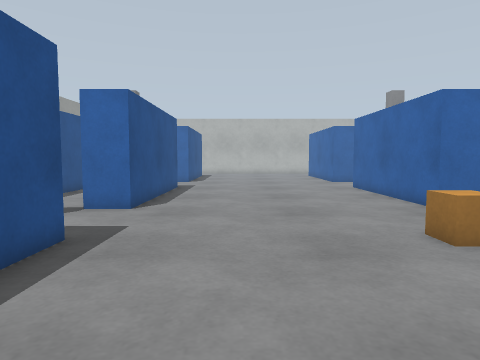
View 1 (above)

23 first-person views from a walk through a world built for the Gazebo simulator. The camera is 0.86 m above the floor, tilts 4° down and sees 75° across. The floor is counted in squares, 0.5 m on a side. Each view is taken from the middle of a square. On the plan, view 1 faces up. The plan holds only what a view shows up to about 16 squares ahead; the rest is blank. The place goes on beyond the plan. Some stock models are drawn as simple stand-ins.

View 2
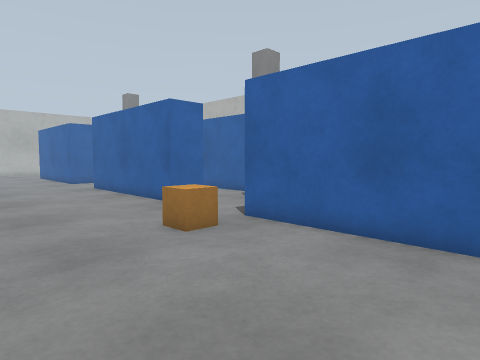

View 3
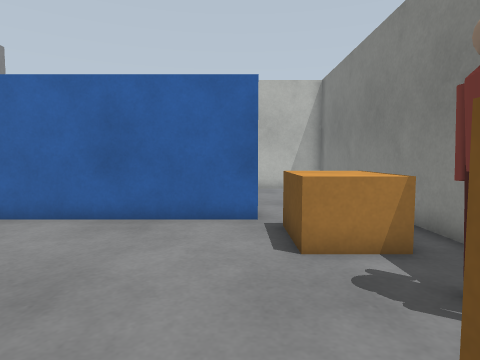

View 4
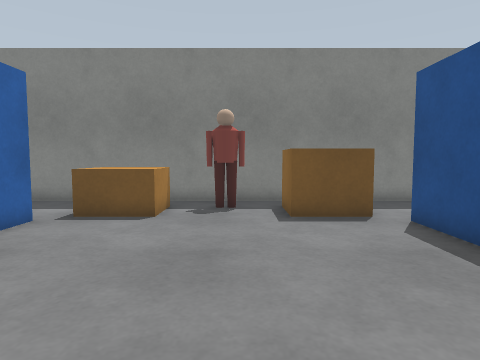

View 5
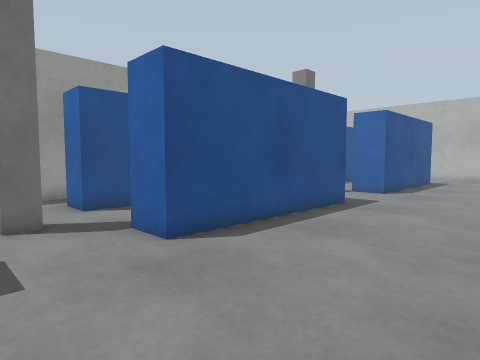

View 6
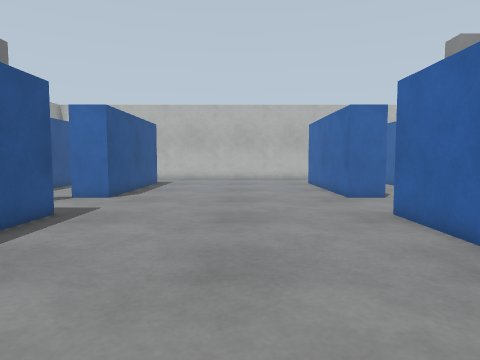

View 7
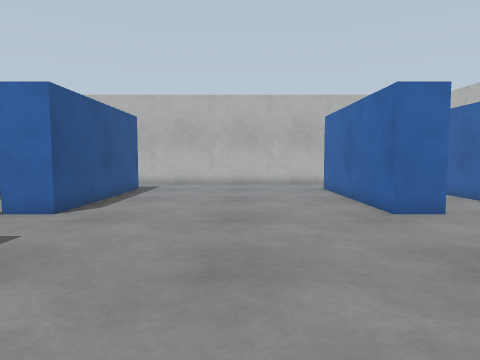

View 8
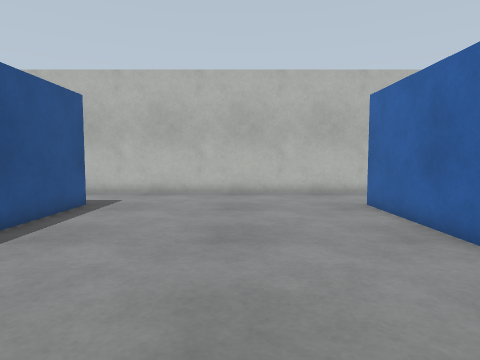

View 9
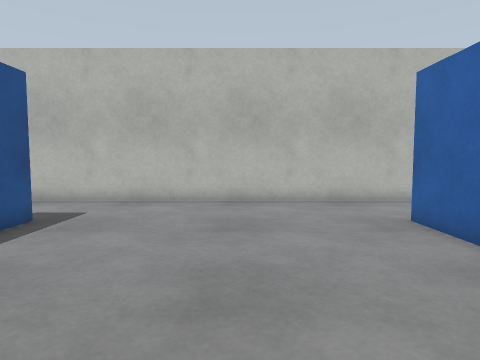

View 10
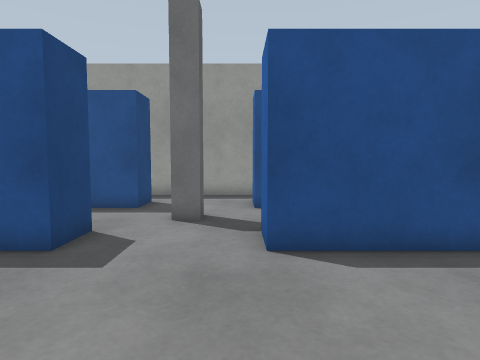

View 11
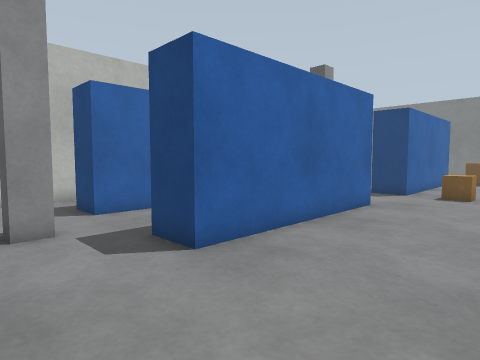

View 12
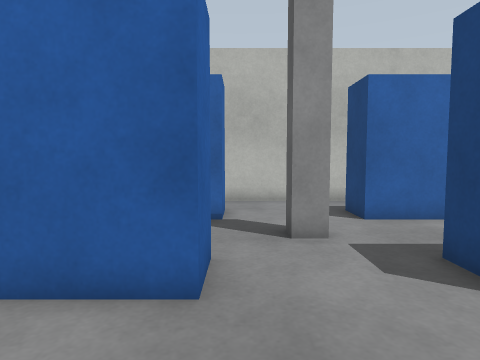

View 13
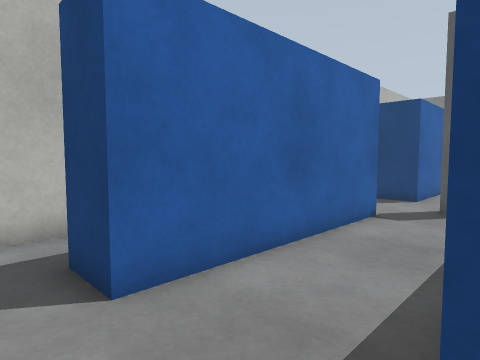

View 14
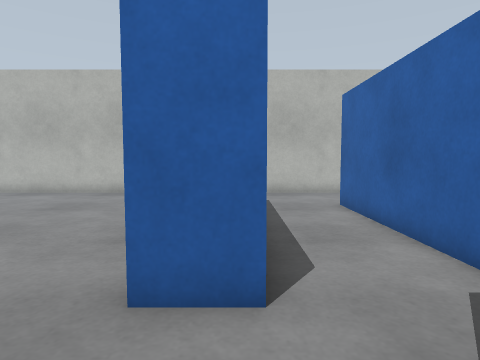

View 15
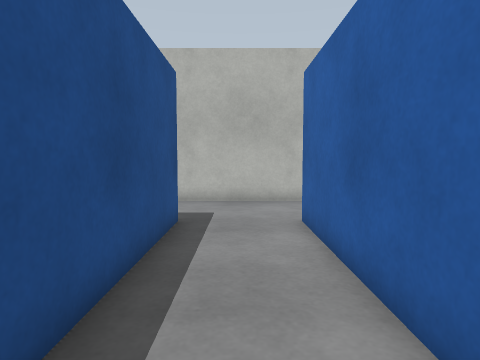

View 16
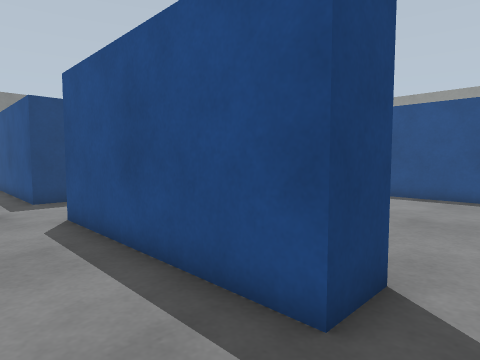

View 17
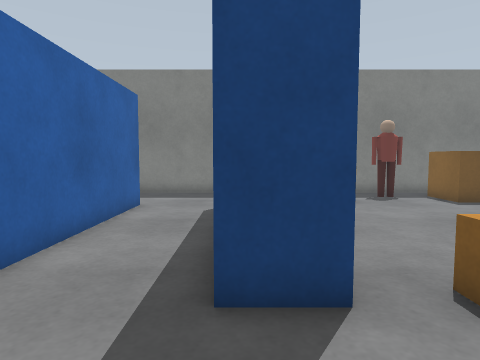

View 18
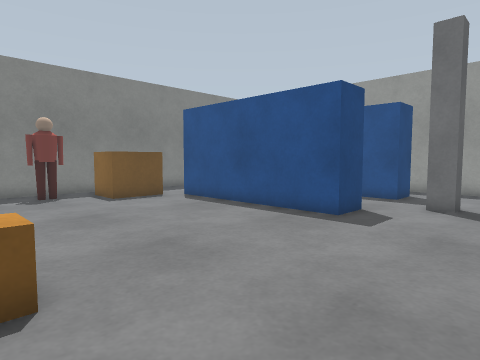

View 19
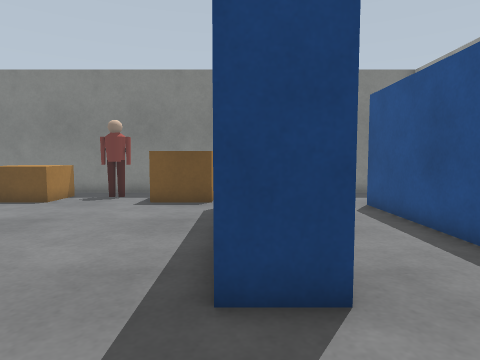

View 20
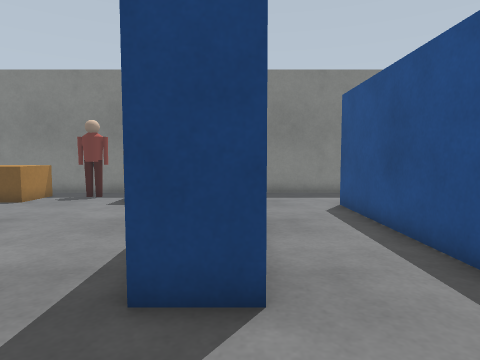

View 21
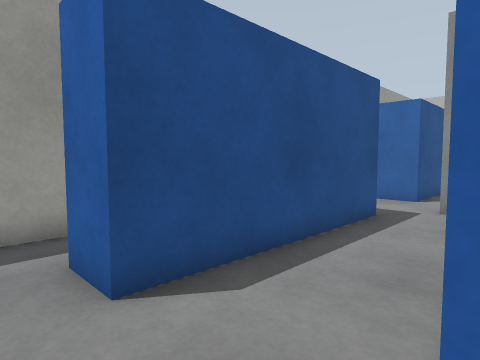

View 22
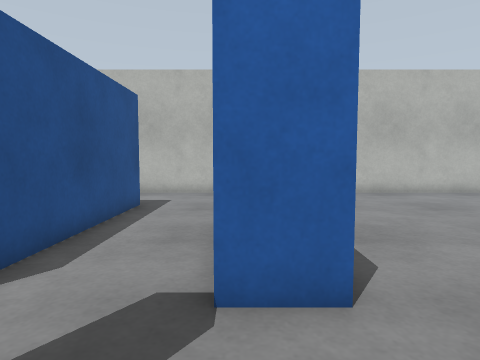

View 23
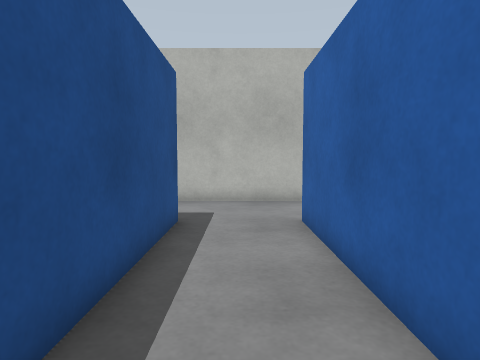

### Floor plan
Ten units are one square. View 1 is at (0, 0); x grows to the right and y downward. Boxes are objects, and circles mark ways between rooms. Rooms are numbered by the first view taken in them; rooms with no view inside come last. Other rooms are left out.
<svg viewBox="-109 -350 239 410">
<path fill="none" stroke="#000" d="M67 -105 67 -185M-54 -185 -37 -185 -37 -105 -54 -105M67 -225 67 -305M-54 -65 -37 -65 -37 15M-37 -305 -37 -225 -54 -225M67 16 67 -65M64 -345 -55 -345M-54 55 66 55M67 -185 83 -185 83 -105 67 -105M117 -104 117 -185M84 -225 67 -225M117 -225 117 -305M67 -65 83 -65 83 0M83 -305 83 -240M117 15 117 -65M116 -345 64 -345M66 55 116 55M-104 -185 -87 -185 -87 -105 -104 -105M-104 -65 -87 -65 -87 15M-53 -241 -53 -305M-87 -305 -87 -225 -102 -225M-55 -345 -100 -345M-104 55 -54 55"/>
<rect x="-35" y="15" width="30" height="30" fill="#bbb"><title>pallet</title></rect>
<rect x="5" y="35" width="20" height="10" fill="#bbb"><title>person</title></rect>
<rect x="35" y="15" width="30" height="30" fill="#bbb"><title>pallet</title></rect>
<rect x="35" y="-75" width="20" height="20" fill="#bbb"><title>brown box</title></rect>
<rect x="95" y="-95" width="10" height="20" fill="#bbb"><title>pillar</title></rect>
<rect x="95" y="-215" width="10" height="20" fill="#bbb"><title>pillar</title></rect>
<rect x="-75" y="-95" width="10" height="20" fill="#bbb"><title>pillar</title></rect>
<rect x="-75" y="-215" width="10" height="20" fill="#bbb"><title>pillar</title></rect>
<circle cx="75" cy="-205" r="3" fill="#2a7"/>
<circle cx="75" cy="-325" r="3" fill="#2a7"/>
<circle cx="75" cy="-85" r="3" fill="#2a7"/>
<circle cx="75" cy="35" r="3" fill="#2a7"/>
<circle cx="-45" cy="-205" r="3" fill="#2a7"/>
<circle cx="-45" cy="-325" r="3" fill="#2a7"/>
<circle cx="-45" cy="-85" r="3" fill="#2a7"/>
<circle cx="-45" cy="35" r="3" fill="#2a7"/>
<text x="10" y="-150">1</text>
<text x="90" y="-150">2</text>
<text x="-80" y="-150">3</text>
</svg>
Room 1 opens to room 2. Room 1 opens to room 3.

Where each view was taken, in squares from view 1:
view 1: 0 up, 0 right, facing up
view 2: 0 up, 0 right, facing up-right
view 3: 1 down, 2 left, facing right
view 4: 7 up, 1 right, facing down
view 5: 7 up, 2 right, facing up-left
view 6: 9 up, 2 right, facing up
view 7: 13 up, 2 right, facing up
view 8: 19 up, 2 right, facing up
view 9: 22 up, 2 right, facing up
view 10: 22 up, 2 right, facing left
view 11: 22 up, 2 right, facing down-right
view 12: 22 up, 3 right, facing right
view 13: 20 up, 8 right, facing down-right
view 14: 19 up, 8 right, facing up
view 15: 22 up, 10 right, facing up
view 16: 20 up, 11 right, facing down-left
view 17: 10 up, 8 right, facing down
view 18: 11 up, 5 right, facing down-left
view 19: 10 up, 4 left, facing down
view 20: 10 up, 5 left, facing down
view 21: 9 up, 5 left, facing up-left
view 22: 19 up, 5 left, facing up
view 23: 22 up, 7 left, facing up
